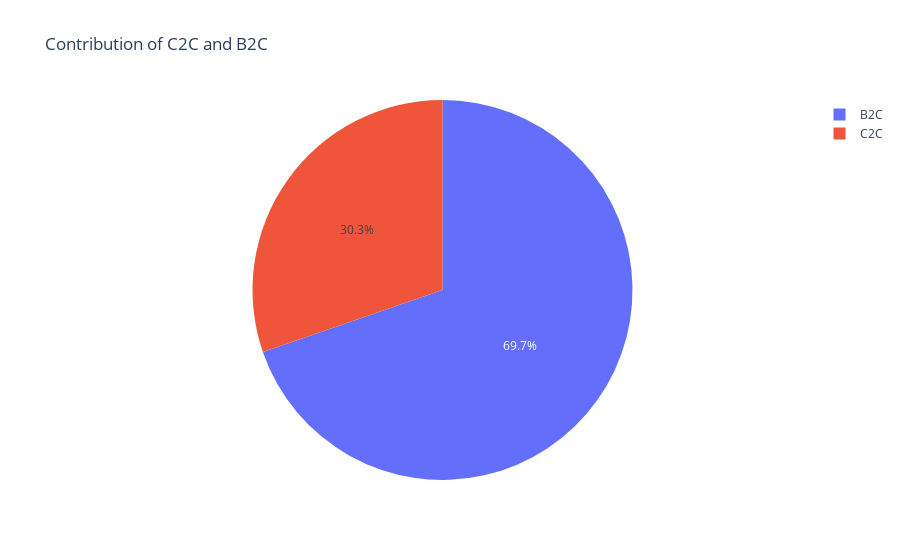

Here is the notebook cell this chart was saved with:
### Code cell
plt.figure(figsize=(16, 12))
fig= px.pie(df_ebay, values= df_ebay['b2c_c2c'].value_counts(), names=df_ebay['b2c_c2c'].unique(), title='Contribution of C2C and B2C')
fig.show()

### Figure 1 — Plotly figure (JSON) as saved in the notebook; plotly's stock layout.template omitted (floating-point values rounded to 4 significant figures)
{"data": [{"domain": {"x": [0, 1], "y": [0, 1]}, "hovertemplate": "label=%{label}<br>value=%{value}<extra></extra>", "labels": ["B2C", "C2C"], "legendgroup": "", "name": "", "showlegend": true, "type": "pie", "values": [69720, 30280]}], "layout": {"legend": {"tracegroupgap": 0}, "title": {"text": "Contribution of C2C and B2C"}}}
